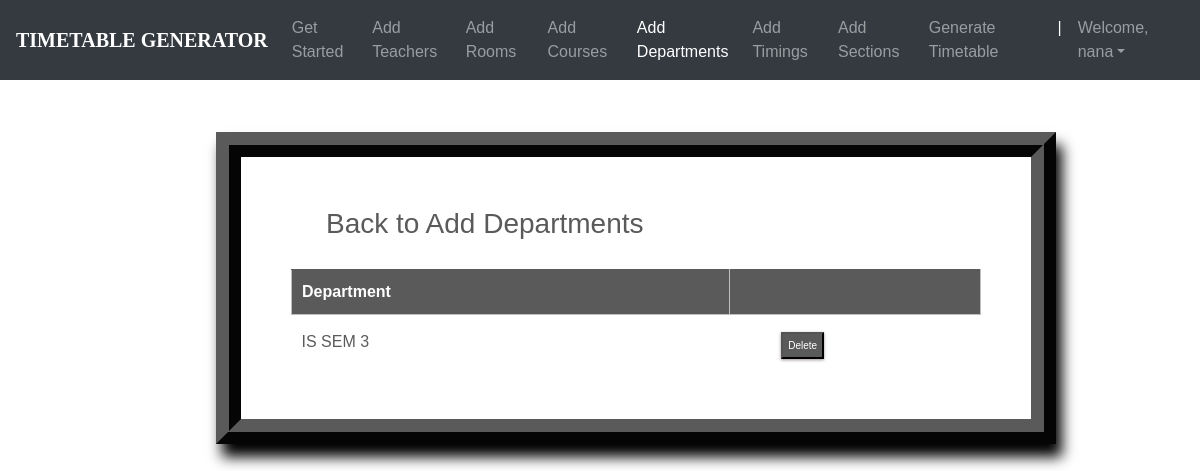
/departments_list/ (signed in), run on an earlier commit of the app's database.
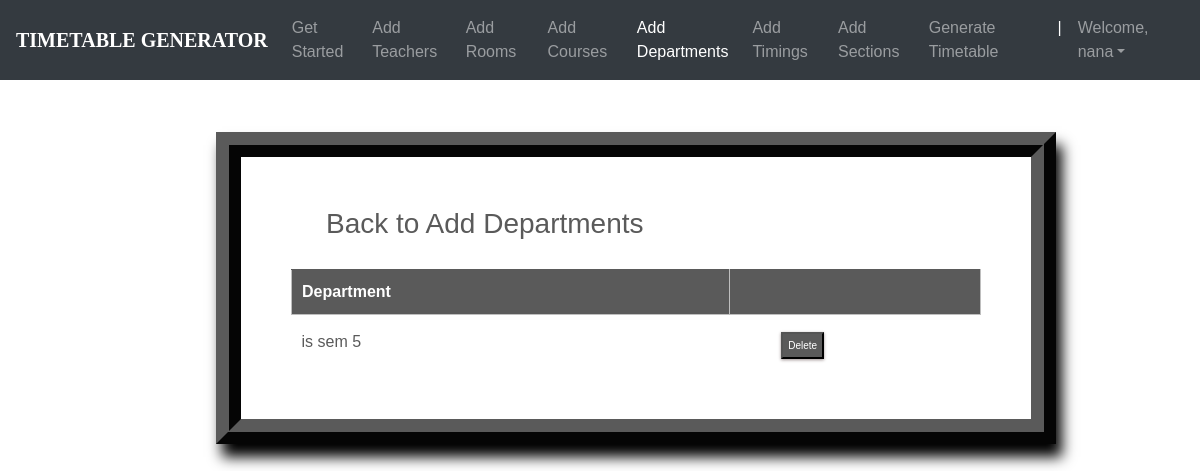
And on a later commit of the database.
### ttgen/models.py (models this page shows, shortened)
class Department(models.Model):
    dept_name = models.CharField(max_length=50)
    courses = models.ManyToManyField(Course)

### ttgen/views.py (the view)
# urls.py: path('departments_list/', views.department_list, name='editdepartment'),
@login_required
def department_list(request):
    context = {
        'departments': Department.objects.all()
    }
    return render(request, 'deptlist.html', context)

### templates/deptlist.html (shortened to what this page needs)
<!DOCTYPE html>
<html lang="en">
<head>
	<link rel="stylesheet" href="https://maxcdn.bootstrapcdn.com/bootstrap/4.0.0/css/bootstrap.min.css">
    <link rel="stylesheet" type="text/css" href="static/css/index.css">
</head>
<body>
        <header>
			<nav class="navbar navbar-expand-md navbar-dark fixed-top bg-dark">
                <a class="navbar-brand" href="#"><b>TIMETABLE GENERATOR</b></a>
                <div class="collapse navbar-collapse" id="navbarCollapse">
                    <ul class="navbar-nav ml-auto">
                    <li class="nav-item">
                        <a class="nav-link" href="{% url 'admindash' %}">Get Started</a>
                    </li>
                    <li class="nav-item">
                        <a class="nav-link" href="{% url 'addInstructors' %}">Add Teachers</a>
                    </li>
                    <li class="nav-item">
                        <a class="nav-link" href="{% url 'addRooms' %}">Add Rooms</a>
                    </li>
					<li class="nav-item">
                        <a class="nav-link" href="{% url 'addCourses' %}">Add Courses</a>
                    </li>
                    <li class="nav-item active">
			            <a class="nav-link" href="{% url 'addDepts' %}">Add Departments</a>
		            </li>
                    <li class="nav-item">
		                <a class="nav-link" href="{% url 'addTimings' %}">Add Timings</a>
		            </li>
                    <li class="nav-item">
			            <a class="nav-link" href="{% url 'addSections' %}">Add Sections</a>
		            </li>
                    <li class="nav-item">
			            <a class="nav-link" href="{% url 'generate' %}">Generate Timetable</a>
		            </li>
                    <li class="nav-item active">
			            <a class="nav-link">|</a>
		            </li>
                    <li class="nav-item dropdown">
		                <a class="nav-link dropdown-toggle" href="#" id="dropdown03" data-toggle="dropdown" aria-haspopup="true" aria-expanded="false">Welcome, {{ user.first_name }}</a>
		            </li>
                    </ul>
                </div>
            </nav>
        </header>
        {% block content %}
        {% load static %}
        <br><br>
<fieldset class="fieldset">
    <a href="{% url 'addDepts'%}"><h1 class="tablink" onclick="openPage('new')" id="defaultOpen">Back to Add Departments</h1></a>
    <div class="tabcontent" id="edit">
        <table class="table1">
            <thead>
            <tr class="table-headers">
            <th>Department</th>
            <th  class="empty"></th>
            </tr>
            </thead>
            <tbody>
            {% for dept in departments %}
            <tr>
             <td>{{dept.dept_name}}</td>
             <td class="empty">
                <form action="{% url 'deletedepartment' dept.id %}" method="post">
                        <input type="submit" value="Delete" class="cross">
                </form>
             </td>
             </tr>
            {% endfor %}
            </tbody>
        </table>
    </div>
</fieldset>
{% endblock %}

What changed in the data, as far as the page shows it:
removed Department: dept_name "IS SEM 3"
added Department: dept_name "is sem 5"
